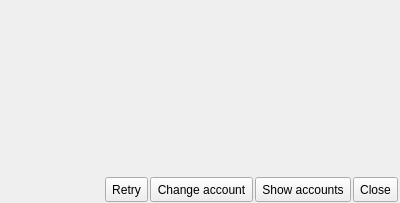
<ui version="4.0" >
 <class>messages_loginfail</class>
 <widget class="QWidget" name="messages_loginfail" >
  <property name="geometry" >
   <rect>
    <x>0</x>
    <y>0</y>
    <width>400</width>
    <height>203</height>
   </rect>
  </property>
  <layout class="QVBoxLayout" >
   <property name="spacing" >
    <number>2</number>
   </property>
   <property name="leftMargin" >
    <number>2</number>
   </property>
   <property name="topMargin" >
    <number>1</number>
   </property>
   <property name="rightMargin" >
    <number>2</number>
   </property>
   <property name="bottomMargin" >
    <number>1</number>
   </property>
   <item>
    <widget class="QTextEdit" name="text" >
     <property name="sizePolicy" >
      <sizepolicy vsizetype="Expanding" hsizetype="Expanding" >
       <horstretch>0</horstretch>
       <verstretch>0</verstretch>
      </sizepolicy>
     </property>
     <property name="minimumSize" >
      <size>
       <width>0</width>
       <height>0</height>
      </size>
     </property>
     <property name="maximumSize" >
      <size>
       <width>16777215</width>
       <height>16777215</height>
      </size>
     </property>
     <property name="styleSheet" >
      <string>QTextEdit {
background: transparent;
}
</string>
     </property>
     <property name="frameShape" >
      <enum>QFrame::NoFrame</enum>
     </property>
     <property name="tabChangesFocus" >
      <bool>true</bool>
     </property>
     <property name="readOnly" >
      <bool>true</bool>
     </property>
    </widget>
   </item>
   <item>
    <layout class="QHBoxLayout" >
     <property name="topMargin" >
      <number>2</number>
     </property>
     <item>
      <spacer>
       <property name="orientation" >
        <enum>Qt::Horizontal</enum>
       </property>
       <property name="sizeHint" >
        <size>
         <width>40</width>
         <height>20</height>
        </size>
       </property>
      </spacer>
     </item>
     <item>
      <widget class="QToolButton" name="messages_login" >
       <property name="minimumSize" >
        <size>
         <width>0</width>
         <height>25</height>
        </size>
       </property>
       <property name="maximumSize" >
        <size>
         <width>16777215</width>
         <height>25</height>
        </size>
       </property>
       <property name="text" >
        <string>Retry</string>
       </property>
       <property name="_yate_identity" stdset="0" >
        <string>messages_login</string>
       </property>
      </widget>
     </item>
     <item>
      <widget class="QToolButton" name="messages_acc_edit" >
       <property name="minimumSize" >
        <size>
         <width>0</width>
         <height>25</height>
        </size>
       </property>
       <property name="maximumSize" >
        <size>
         <width>16777215</width>
         <height>25</height>
        </size>
       </property>
       <property name="text" >
        <string>Change account</string>
       </property>
       <property name="_yate_identity" stdset="0" >
        <string>messages_acc_edit</string>
       </property>
      </widget>
     </item>
     <item>
      <widget class="QToolButton" name="messages_accounts" >
       <property name="minimumSize" >
        <size>
         <width>0</width>
         <height>25</height>
        </size>
       </property>
       <property name="maximumSize" >
        <size>
         <width>16777215</width>
         <height>25</height>
        </size>
       </property>
       <property name="text" >
        <string>Show accounts</string>
       </property>
       <property name="_yate_identity" stdset="0" >
        <string>messages_accounts</string>
       </property>
      </widget>
     </item>
     <item>
      <widget class="QToolButton" name="messages_close" >
       <property name="minimumSize" >
        <size>
         <width>0</width>
         <height>25</height>
        </size>
       </property>
       <property name="maximumSize" >
        <size>
         <width>16777215</width>
         <height>25</height>
        </size>
       </property>
       <property name="text" >
        <string>Close</string>
       </property>
       <property name="_yate_identity" stdset="0" >
        <string>deleteselecteditem:messages</string>
       </property>
      </widget>
     </item>
    </layout>
   </item>
  </layout>
 </widget>
 <resources/>
 <connections/>
</ui>
